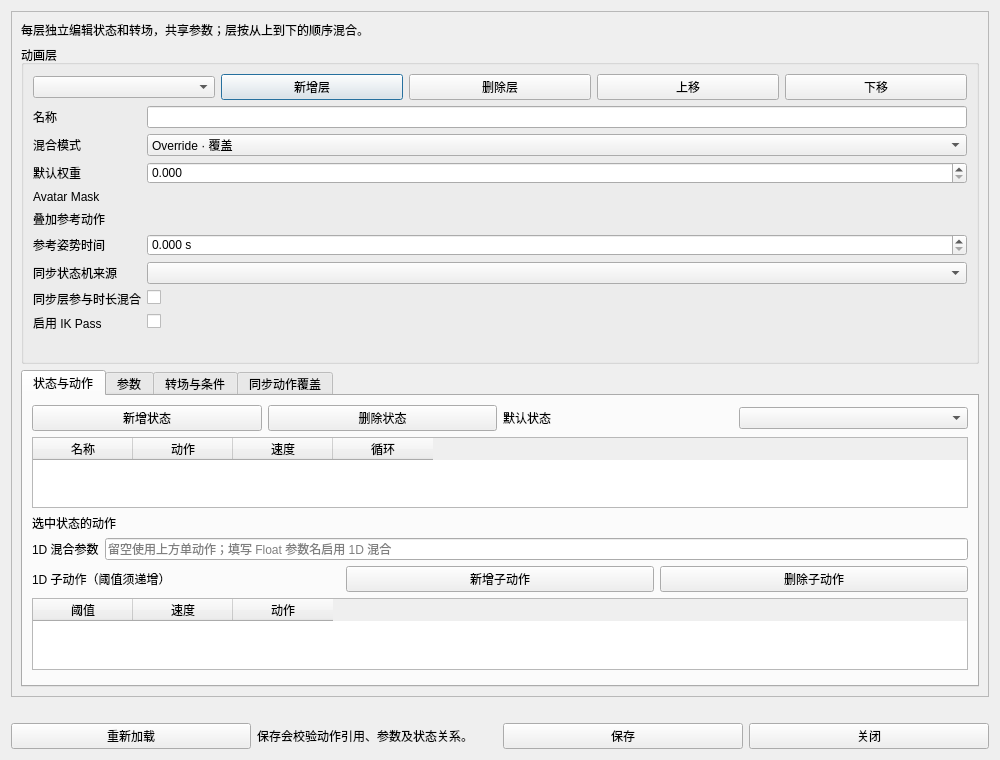
<?xml version='1.0' encoding='UTF-8'?>
<ui version="4.0">
 <class>AnimatorControllerDialogForm</class>
 <widget class="QDialog" name="AnimatorControllerDialogForm">
  <property name="windowTitle">
   <string>Animator Controller</string>
  </property>
  <property name="geometry">
   <rect>
    <x>0</x>
    <y>0</y>
    <width>1000</width>
    <height>760</height>
   </rect>
  </property>
  <property name="styleSheet">
   <string>QLabel#statusLabel { color: #e8b55c; } QTableWidget { selection-background-color: #365974; } </string>
  </property>
  <layout class="QVBoxLayout" name="mainLayout">
   <item>
    <widget class="QScrollArea" name="controllerScrollArea">
     <property name="widgetResizable">
      <bool>true</bool>
     </property>
     <widget class="QWidget" name="controllerScrollContent">
      <layout class="QVBoxLayout" name="controllerContentLayout">
       <item>
        <widget class="QLabel" name="descriptionLabel">
         <property name="text">
          <string>每层独立编辑状态和转场，共享参数；层按从上到下的顺序混合。</string>
         </property>
        </widget>
       </item>
       <item>
        <widget class="QGroupBox" name="layerGroup">
         <property name="title">
          <string>动画层</string>
         </property>
         <layout class="QVBoxLayout" name="layerLayout">
          <item>
           <layout class="QHBoxLayout" name="layerActions">
            <item>
             <widget class="QComboBox" name="layerCombo" />
            </item>
            <item>
             <widget class="QPushButton" name="addLayerButton">
              <property name="text">
               <string>新增层</string>
              </property>
             </widget>
            </item>
            <item>
             <widget class="QPushButton" name="removeLayerButton">
              <property name="text">
               <string>删除层</string>
              </property>
             </widget>
            </item>
            <item>
             <widget class="QPushButton" name="moveLayerUpButton">
              <property name="text">
               <string>上移</string>
              </property>
             </widget>
            </item>
            <item>
             <widget class="QPushButton" name="moveLayerDownButton">
              <property name="text">
               <string>下移</string>
              </property>
             </widget>
            </item>
           </layout>
          </item>
          <item>
           <layout class="QFormLayout" name="layerDetails">
            <item row="0" column="0">
             <widget class="QLabel" name="layerNameLabel">
              <property name="text">
               <string>名称</string>
              </property>
             </widget>
            </item>
            <item row="0" column="1">
             <widget class="QLineEdit" name="layerNameEdit" />
            </item>
            <item row="1" column="0">
             <widget class="QLabel" name="layerModeLabel">
              <property name="text">
               <string>混合模式</string>
              </property>
             </widget>
            </item>
            <item row="1" column="1">
             <widget class="QComboBox" name="layerModeCombo">
              <item>
               <property name="text">
                <string>Override · 覆盖</string>
               </property>
              </item>
              <item>
               <property name="text">
                <string>Additive · 叠加</string>
               </property>
              </item>
             </widget>
            </item>
            <item row="2" column="0">
             <widget class="QLabel" name="layerWeightLabel">
              <property name="text">
               <string>默认权重</string>
              </property>
             </widget>
            </item>
            <item row="2" column="1">
             <widget class="QDoubleSpinBox" name="layerWeightSpin">
              <property name="maximum">
               <double>1</double>
              </property>
              <property name="decimals">
               <number>3</number>
              </property>
              <property name="singleStep">
               <double>0.05</double>
              </property>
              <property name="keyboardTracking">
               <bool>false</bool>
              </property>
             </widget>
            </item>
            <item row="3" column="0">
             <widget class="QLabel" name="layerMaskLabel">
              <property name="text">
               <string>Avatar Mask</string>
              </property>
             </widget>
            </item>
            <item row="3" column="1">
             <widget class="ResourceField" name="layerMaskField" />
            </item>
            <item row="4" column="0">
             <widget class="QLabel" name="referenceClipLabel">
              <property name="text">
               <string>叠加参考动作</string>
              </property>
             </widget>
            </item>
            <item row="4" column="1">
             <widget class="ResourceField" name="referenceClipField" />
            </item>
            <item row="5" column="0">
             <widget class="QLabel" name="referenceTimeLabel">
              <property name="text">
               <string>参考姿势时间</string>
              </property>
             </widget>
            </item>
            <item row="5" column="1">
             <widget class="QDoubleSpinBox" name="referenceTimeSpin">
              <property name="maximum">
               <double>86400</double>
              </property>
              <property name="decimals">
               <number>3</number>
              </property>
              <property name="suffix">
               <string> s</string>
              </property>
              <property name="keyboardTracking">
               <bool>false</bool>
              </property>
             </widget>
            </item>
            <item row="6" column="0">
             <widget class="QLabel" name="syncSourceComboLabel">
              <property name="text">
               <string>同步状态机来源</string>
              </property>
             </widget>
            </item>
            <item row="6" column="1">
             <widget class="QComboBox" name="syncSourceCombo" />
            </item>
            <item row="7" column="0">
             <widget class="QLabel" name="syncTimingCheckLabel">
              <property name="text">
               <string>同步层参与时长混合</string>
              </property>
             </widget>
            </item>
            <item row="7" column="1">
             <widget class="QCheckBox" name="syncTimingCheck" />
            </item>
            <item row="8" column="0">
             <widget class="QLabel" name="ikPassCheckLabel">
              <property name="text">
               <string>启用 IK Pass</string>
              </property>
             </widget>
            </item>
            <item row="8" column="1">
             <widget class="QCheckBox" name="ikPassCheck" />
            </item>
           </layout>
          </item>
          <item>
           <widget class="QLabel" name="layerHelpLabel">
            <property name="wordWrap">
             <bool>true</bool>
            </property>
           </widget>
          </item>
         </layout>
        </widget>
       </item>
       <item>
        <widget class="QTabWidget" name="tabs">
         <widget class="QWidget" name="statesTab">
          <attribute name="title">
           <string>状态与动作</string>
          </attribute>
          <layout class="QVBoxLayout" name="statesTabLayout">
           <item>
            <layout class="QHBoxLayout" name="stateActions">
             <item>
              <widget class="QPushButton" name="addStateButton">
               <property name="text">
                <string>新增状态</string>
               </property>
              </widget>
             </item>
             <item>
              <widget class="QPushButton" name="removeStateButton">
               <property name="text">
                <string>删除状态</string>
               </property>
              </widget>
             </item>
             <item>
              <widget class="QLabel" name="defaultLabel">
               <property name="text">
                <string>默认状态</string>
               </property>
              </widget>
             </item>
             <item>
              <widget class="QComboBox" name="defaultStateCombo" />
             </item>
            </layout>
           </item>
           <item>
            <widget class="QTableWidget" name="statesTable">
             <property name="selectionBehavior">
              <enum>QAbstractItemView::SelectRows</enum>
             </property>
             <property name="selectionMode">
              <enum>QAbstractItemView::SingleSelection</enum>
             </property>
             <column>
              <property name="text">
               <string>名称</string>
              </property>
             </column>
             <column>
              <property name="text">
               <string>动作</string>
              </property>
             </column>
             <column>
              <property name="text">
               <string>速度</string>
              </property>
             </column>
             <column>
              <property name="text">
               <string>循环</string>
              </property>
             </column>
            </widget>
           </item>
           <item>
            <layout class="QHBoxLayout" name="clipRow">
             <item>
              <widget class="QLabel" name="clipLabel">
               <property name="text">
                <string>选中状态的动作</string>
               </property>
              </widget>
             </item>
             <item>
              <widget class="ResourceField" name="clipField" />
             </item>
            </layout>
           </item>
           <item>
            <layout class="QHBoxLayout" name="blendRow">
             <item>
              <widget class="QLabel" name="blendLabel">
               <property name="text">
                <string>1D 混合参数</string>
               </property>
              </widget>
             </item>
             <item>
              <widget class="QLineEdit" name="blendParameterEdit">
               <property name="placeholderText">
                <string>留空使用上方单动作；填写 Float 参数名启用 1D 混合</string>
               </property>
              </widget>
             </item>
            </layout>
           </item>
           <item>
            <layout class="QHBoxLayout" name="motionActions">
             <item>
              <widget class="QLabel" name="motionsLabel">
               <property name="text">
                <string>1D 子动作（阈值须递增）</string>
               </property>
              </widget>
             </item>
             <item>
              <widget class="QPushButton" name="addMotionButton">
               <property name="text">
                <string>新增子动作</string>
               </property>
              </widget>
             </item>
             <item>
              <widget class="QPushButton" name="removeMotionButton">
               <property name="text">
                <string>删除子动作</string>
               </property>
              </widget>
             </item>
            </layout>
           </item>
           <item>
            <widget class="QTableWidget" name="motionsTable">
             <property name="selectionBehavior">
              <enum>QAbstractItemView::SelectRows</enum>
             </property>
             <property name="selectionMode">
              <enum>QAbstractItemView::SingleSelection</enum>
             </property>
             <column>
              <property name="text">
               <string>阈值</string>
              </property>
             </column>
             <column>
              <property name="text">
               <string>速度</string>
              </property>
             </column>
             <column>
              <property name="text">
               <string>动作</string>
              </property>
             </column>
            </widget>
           </item>
           <item>
            <widget class="ResourceField" name="motionClipField" />
           </item>
          </layout>
         </widget>
         <widget class="QWidget" name="parametersTab">
          <attribute name="title">
           <string>参数</string>
          </attribute>
          <layout class="QVBoxLayout" name="parametersTabLayout">
           <item>
            <widget class="QLabel" name="parameterHelp">
             <property name="text">
              <string>类型填写 Float、Int、Bool 或 Trigger；Bool / Trigger 默认值填写 0 或 1。</string>
             </property>
            </widget>
           </item>
           <item>
            <layout class="QHBoxLayout" name="parameterActions">
             <item>
              <widget class="QPushButton" name="addParameterButton">
               <property name="text">
                <string>新增参数</string>
               </property>
              </widget>
             </item>
             <item>
              <widget class="QPushButton" name="removeParameterButton">
               <property name="text">
                <string>删除参数</string>
               </property>
              </widget>
             </item>
            </layout>
           </item>
           <item>
            <widget class="QTableWidget" name="parametersTable">
             <property name="selectionBehavior">
              <enum>QAbstractItemView::SelectRows</enum>
             </property>
             <property name="selectionMode">
              <enum>QAbstractItemView::SingleSelection</enum>
             </property>
             <column>
              <property name="text">
               <string>名称</string>
              </property>
             </column>
             <column>
              <property name="text">
               <string>类型</string>
              </property>
             </column>
             <column>
              <property name="text">
               <string>默认值</string>
              </property>
             </column>
            </widget>
           </item>
          </layout>
         </widget>
         <widget class="QWidget" name="transitionsTab">
          <attribute name="title">
           <string>转场与条件</string>
          </attribute>
          <layout class="QVBoxLayout" name="transitionsTabLayout">
           <item>
            <widget class="QLabel" name="transitionHelp">
             <property name="text">
              <string>来源可填写 AnyState；同一转场的全部条件必须成立。时长单位为秒，目标偏移为归一化时间。</string>
             </property>
            </widget>
           </item>
           <item>
            <layout class="QHBoxLayout" name="transitionActions">
             <item>
              <widget class="QPushButton" name="addTransitionButton">
               <property name="text">
                <string>新增转场</string>
               </property>
              </widget>
             </item>
             <item>
              <widget class="QPushButton" name="removeTransitionButton">
               <property name="text">
                <string>删除转场</string>
               </property>
              </widget>
             </item>
            </layout>
           </item>
           <item>
            <widget class="QTableWidget" name="transitionsTable">
             <property name="selectionBehavior">
              <enum>QAbstractItemView::SelectRows</enum>
             </property>
             <property name="selectionMode">
              <enum>QAbstractItemView::SingleSelection</enum>
             </property>
             <column>
              <property name="text">
               <string>来源</string>
              </property>
             </column>
             <column>
              <property name="text">
               <string>目标</string>
              </property>
             </column>
             <column>
              <property name="text">
               <string>时长</string>
              </property>
             </column>
             <column>
              <property name="text">
               <string>退出时间</string>
              </property>
             </column>
             <column>
              <property name="text">
               <string>退出点</string>
              </property>
             </column>
             <column>
              <property name="text">
               <string>目标偏移</string>
              </property>
             </column>
             <column>
              <property name="text">
               <string>允许自转移</string>
              </property>
             </column>
            </widget>
           </item>
           <item>
            <layout class="QHBoxLayout" name="conditionActions">
             <item>
              <widget class="QLabel" name="conditionsLabel">
               <property name="text">
                <string>选中转场的条件</string>
               </property>
              </widget>
             </item>
             <item>
              <widget class="QPushButton" name="addConditionButton">
               <property name="text">
                <string>新增条件</string>
               </property>
              </widget>
             </item>
             <item>
              <widget class="QPushButton" name="removeConditionButton">
               <property name="text">
                <string>删除条件</string>
               </property>
              </widget>
             </item>
            </layout>
           </item>
           <item>
            <widget class="QLabel" name="conditionHelp">
             <property name="text">
              <string>比较填写 Greater、Less、Equal、NotEqual、If 或 IfNot；If / IfNot 用于 Bool、Trigger。</string>
             </property>
            </widget>
           </item>
           <item>
            <widget class="QTableWidget" name="conditionsTable">
             <property name="selectionBehavior">
              <enum>QAbstractItemView::SelectRows</enum>
             </property>
             <property name="selectionMode">
              <enum>QAbstractItemView::SingleSelection</enum>
             </property>
             <column>
              <property name="text">
               <string>参数</string>
              </property>
             </column>
             <column>
              <property name="text">
               <string>比较</string>
              </property>
             </column>
             <column>
              <property name="text">
               <string>值</string>
              </property>
             </column>
            </widget>
           </item>
          </layout>
         </widget>
         <widget class="QWidget" name="syncTab">
          <attribute name="title">
           <string>同步动作覆盖</string>
          </attribute>
          <layout class="QVBoxLayout" name="syncTabLayout">
           <item>
            <widget class="AnimatorSyncEditor" name="syncEditor" />
           </item>
          </layout>
         </widget>
        </widget>
       </item>
      </layout>
     </widget>
    </widget>
   </item>
   <item>
    <widget class="QLabel" name="statusLabel">
     <property name="wordWrap">
      <bool>true</bool>
     </property>
     <property name="textFormat">
      <enum>Qt::PlainText</enum>
     </property>
    </widget>
   </item>
   <item>
    <layout class="QHBoxLayout" name="bottomActions">
     <item>
      <widget class="QPushButton" name="reloadButton">
       <property name="text">
        <string>重新加载</string>
       </property>
      </widget>
     </item>
     <item>
      <widget class="QLabel" name="saveHelp">
       <property name="text">
        <string>保存会校验动作引用、参数及状态关系。</string>
       </property>
      </widget>
     </item>
     <item>
      <widget class="QPushButton" name="saveButton">
       <property name="text">
        <string>保存</string>
       </property>
      </widget>
     </item>
     <item>
      <widget class="QPushButton" name="closeButton">
       <property name="text">
        <string>关闭</string>
       </property>
      </widget>
     </item>
    </layout>
   </item>
  </layout>
 </widget>
 <customwidgets>
  <customwidget>
   <class>ResourceField</class>
   <extends>QWidget</extends>
   <header>ResourceField.h</header>
  </customwidget>
  <customwidget>
   <class>AnimatorSyncEditor</class>
   <extends>QWidget</extends>
   <header>AnimatorSyncEditor.h</header>
  </customwidget>
 </customwidgets>
 <resources />
 <connections />
</ui>
